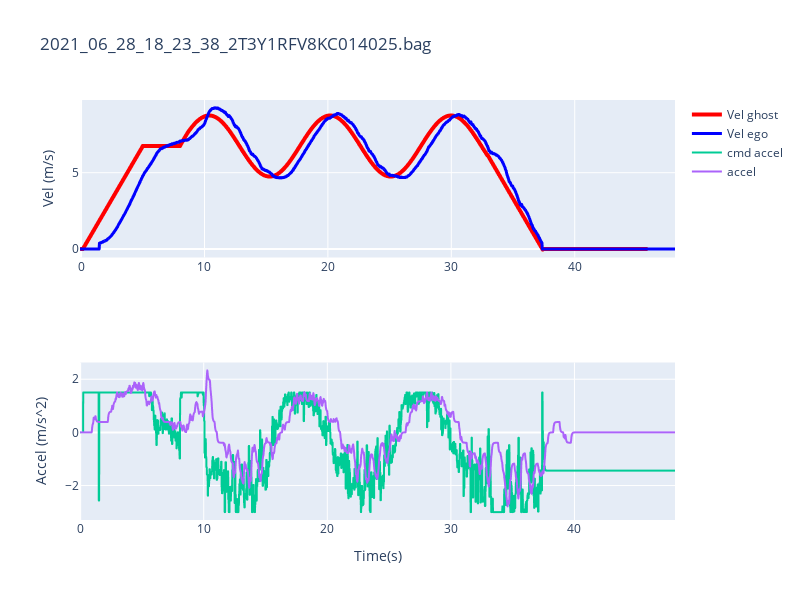

Source (notebook cell):
### Code cell
import plotly.graph_objects as go
from plotly.subplots import make_subplots
figr = make_subplots(rows=2, cols=1, subplot_titles=("", ""))

figr.append_trace(go.Scattergl(
    x=df_gvel['Time']-t0,
    y=df_gvel['twist.linear.x'],
     name="Vel ghost",
      line=dict(
        width=4,
          color="red",
     ),
), row=1, col=1)
figr.append_trace(go.Scattergl(
    x=df_vel['Time']-t0,
    y=df_vel['twist.linear.x'],
          line=dict(
        width=3,
          color="blue",
     ),
    name="Vel ego",
), row=1, col=1)


figr.append_trace(go.Scattergl(
    x=df_cacc['Time']-t0, 
#     y=speed_msg2["twist.linear.x"],
    y=df_cacc['data'],
       mode='lines',
          marker=dict(
            size=5,
          ),
    name="cmd accel",
), row=2, col=1)
figr.append_trace(go.Scattergl(
    x=df_acc['Time']-t0, 
#     y=speed_msg2["twist.linear.x"],
    y=df_acc['accel.linear.x'],
       mode='lines',
          marker=dict(
            size=5,
          ),
    name="accel",
), row=2, col=1)

figr.update_xaxes(title_text="Time(s)", row=2, col=1)

figr.update_yaxes(title_text="Vel (m/s)", row=1, col=1)
figr.update_yaxes(title_text="Accel (m/s^2)", row=2, col=1)



figr.update_layout(height=600, width=800, title_text=filename)
figr.show()

### Figure 1 — Plotly figure (JSON) as saved in the notebook; plotly's stock layout.template omitted (floating-point values rounded to 4 significant figures; data arrays with more than 128 entries replaced by an {"elided": "..."} marker saying what was removed)
{"data": [{"line": {"color": "red", "width": 4}, "name": "Vel ghost", "type": "scattergl", "x": {"elided": "1275 float values"}, "xaxis": "x", "y": {"elided": "1275 float values"}, "yaxis": "y"}, {"line": {"color": "blue", "width": 3}, "name": "Vel ego", "type": "scattergl", "x": {"elided": "2413 float values"}, "xaxis": "x", "y": {"elided": "2413 float values"}, "yaxis": "y"}, {"marker": {"size": 5}, "mode": "lines", "name": "cmd accel", "type": "scattergl", "x": {"elided": "4816 float values"}, "xaxis": "x2", "y": {"elided": "4816 float values"}, "yaxis": "y2"}, {"marker": {"size": 5}, "mode": "lines", "name": "accel", "type": "scattergl", "x": {"elided": "2405 float values"}, "xaxis": "x2", "y": {"elided": "2405 float values"}, "yaxis": "y2"}], "layout": {"height": 600, "title": {"text": "2021_06_28_18_23_38_2T3Y1RFV8KC014025.bag"}, "width": 800, "xaxis": {"anchor": "y", "autorange": true, "domain": [0, 1], "range": [-0.0858, 48.12], "type": "linear"}, "xaxis2": {"anchor": "y2", "autorange": true, "domain": [0, 1], "range": [-0.0135, 48.14], "title": {"text": "Time(s)"}, "type": "linear"}, "yaxis": {"anchor": "x", "autorange": true, "domain": [0.625, 1], "range": [-0.5577, 9.766], "title": {"text": "Vel (m/s)"}, "type": "linear"}, "yaxis2": {"anchor": "x2", "autorange": true, "domain": [0, 0.375], "range": [-3.296, 2.629], "title": {"text": "Accel (m/s^2)"}, "type": "linear"}}}
